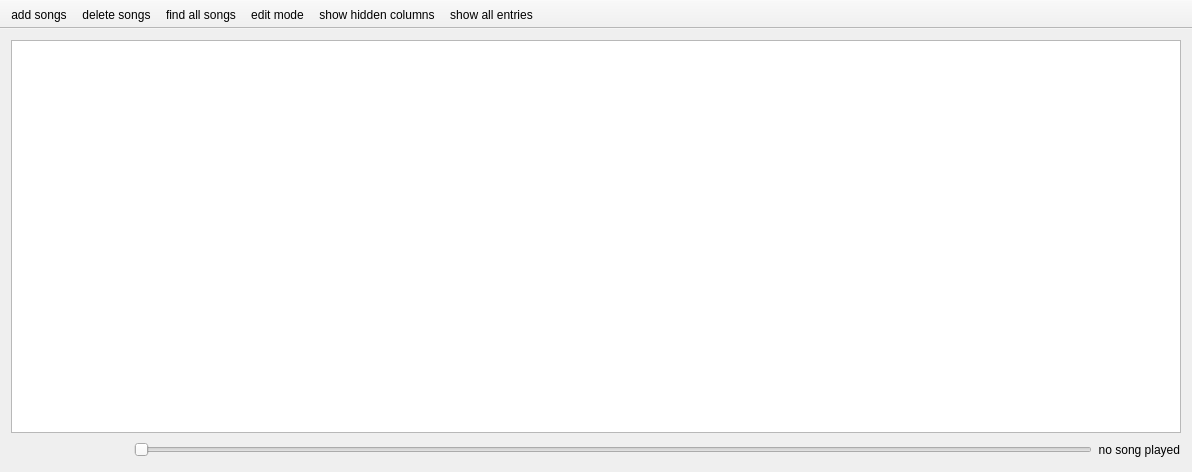
<?xml version="1.0" encoding="UTF-8"?>
<ui version="4.0">
 <class>MainWindow</class>
 <widget class="QMainWindow" name="MainWindow">
  <property name="windowModality">
   <enum>Qt::NonModal</enum>
  </property>
  <property name="geometry">
   <rect>
    <x>0</x>
    <y>0</y>
    <width>1192</width>
    <height>472</height>
   </rect>
  </property>
  <property name="windowTitle">
   <string>MainWindow</string>
  </property>
  <property name="autoFillBackground">
   <bool>false</bool>
  </property>
  <widget class="QWidget" name="centralWidget">
   <layout class="QGridLayout" name="gridLayout">
    <item row="0" column="0">
     <layout class="QHBoxLayout" name="buttonsbar"/>
    </item>
    <item row="1" column="0">
     <widget class="QTableView" name="tableView">
      <property name="mouseTracking">
       <bool>false</bool>
      </property>
      <property name="sortingEnabled">
       <bool>true</bool>
      </property>
     </widget>
    </item>
    <item row="2" column="0">
     <layout class="QHBoxLayout" name="playerbar">
      <property name="spacing">
       <number>0</number>
      </property>
      <property name="sizeConstraint">
       <enum>QLayout::SetMinimumSize</enum>
      </property>
      <property name="leftMargin">
       <number>3</number>
      </property>
      <item>
       <widget class="QPushButton" name="playbutton">
        <property name="text">
         <string/>
        </property>
        <property name="flat">
         <bool>true</bool>
        </property>
       </widget>
      </item>
      <item>
       <widget class="QPushButton" name="pausebutton">
        <property name="text">
         <string/>
        </property>
        <property name="checkable">
         <bool>true</bool>
        </property>
        <property name="checked">
         <bool>false</bool>
        </property>
        <property name="autoDefault">
         <bool>false</bool>
        </property>
        <property name="default">
         <bool>false</bool>
        </property>
        <property name="flat">
         <bool>true</bool>
        </property>
       </widget>
      </item>
      <item>
       <widget class="QPushButton" name="stopbutton">
        <property name="text">
         <string/>
        </property>
        <property name="flat">
         <bool>true</bool>
        </property>
       </widget>
      </item>
      <item>
       <widget class="QSlider" name="slider">
        <property name="orientation">
         <enum>Qt::Horizontal</enum>
        </property>
       </widget>
      </item>
      <item>
       <widget class="QLabel" name="length">
        <property name="text">
         <string>  no song played</string>
        </property>
       </widget>
      </item>
     </layout>
    </item>
   </layout>
  </widget>
  <widget class="QMenuBar" name="menuBar">
   <property name="geometry">
    <rect>
     <x>0</x>
     <y>0</y>
     <width>1192</width>
     <height>21</height>
    </rect>
   </property>
  </widget>
  <widget class="QToolBar" name="mainToolBar">
   <property name="enabled">
    <bool>true</bool>
   </property>
   <property name="autoFillBackground">
    <bool>true</bool>
   </property>
   <property name="movable">
    <bool>false</bool>
   </property>
   <property name="floatable">
    <bool>false</bool>
   </property>
   <attribute name="toolBarArea">
    <enum>TopToolBarArea</enum>
   </attribute>
   <attribute name="toolBarBreak">
    <bool>false</bool>
   </attribute>
   <addaction name="actionaddsongs"/>
   <addaction name="actionDeletesongs"/>
   <addaction name="actionFindallsongs"/>
   <addaction name="actionEditmode"/>
   <addaction name="actionShow_hidden_columns"/>
   <addaction name="actionShow_all_entries"/>
  </widget>
  <action name="actionaddsongs">
   <property name="icon">
    <iconset>
     <normaloff>F:/addsongsfix.png</normaloff>F:/addsongsfix.png</iconset>
   </property>
   <property name="text">
    <string>add songs</string>
   </property>
  </action>
  <action name="actionDeletesongs">
   <property name="icon">
    <iconset>
     <normaloff>F:/deletesongs.png</normaloff>F:/deletesongs.png</iconset>
   </property>
   <property name="text">
    <string>delete songs</string>
   </property>
  </action>
  <action name="actionFindallsongs">
   <property name="icon">
    <iconset>
     <normaloff>F:/addsongsiconfix.png</normaloff>F:/addsongsiconfix.png</iconset>
   </property>
   <property name="text">
    <string>find all songs</string>
   </property>
  </action>
  <action name="actionEditmode">
   <property name="checkable">
    <bool>true</bool>
   </property>
   <property name="icon">
    <iconset>
     <normaloff>../../../Bine/Downloads/editnoback.png</normaloff>../../../Bine/Downloads/editnoback.png</iconset>
   </property>
   <property name="text">
    <string>edit mode</string>
   </property>
  </action>
  <action name="actionShow_hidden_columns">
   <property name="checkable">
    <bool>true</bool>
   </property>
   <property name="icon">
    <iconset>
     <normaloff>../../../Bine/Downloads/showcollumns.png</normaloff>../../../Bine/Downloads/showcollumns.png</iconset>
   </property>
   <property name="text">
    <string>show hidden columns</string>
   </property>
  </action>
  <action name="actionShow_all_entries">
   <property name="text">
    <string>show all entries</string>
   </property>
  </action>
 </widget>
 <layoutdefault spacing="6" margin="11"/>
 <resources/>
 <connections/>
</ui>
